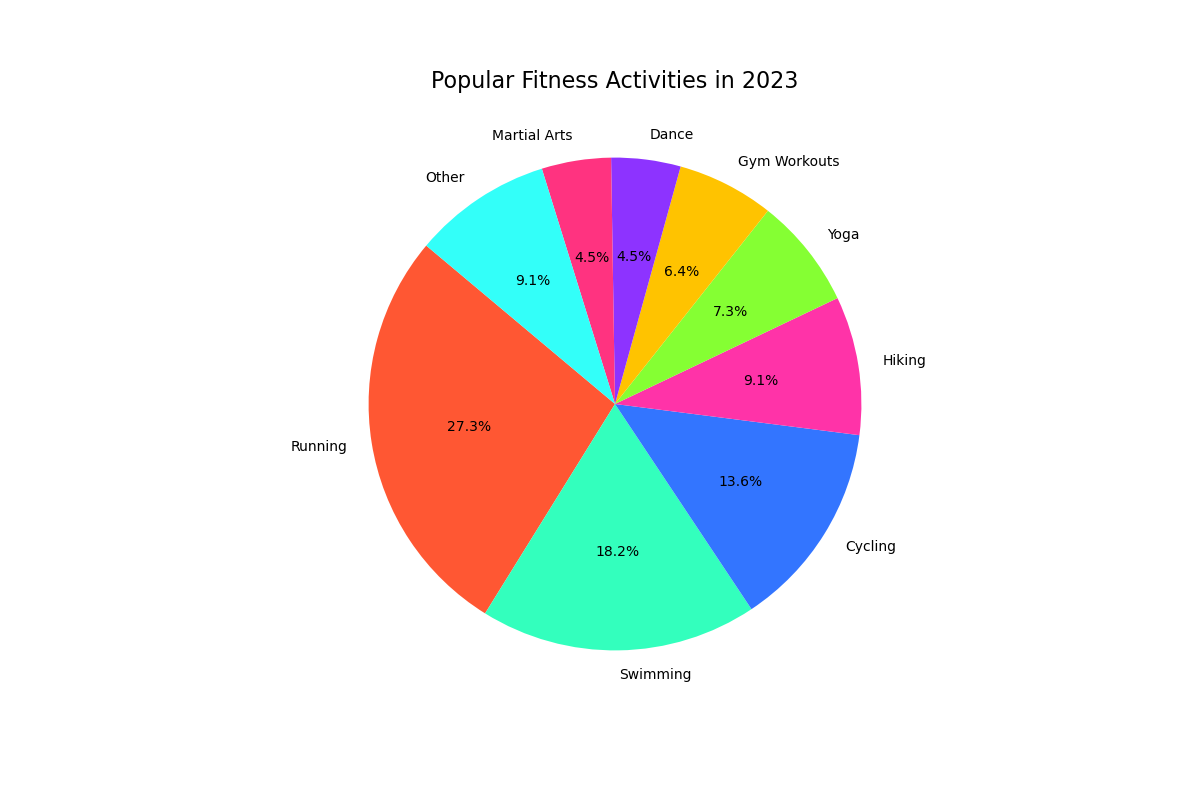

This chart was generated by the following Python code:

import matplotlib.pyplot as plt

# Data
categories = ['Running', 'Swimming', 'Cycling', 'Hiking', 'Yoga', 'Gym Workouts', 'Dance', 'Martial Arts', 'Other']
percentages = [30.00, 20.00, 15.00, 10.00, 8.00, 7.00, 5.00, 5.00, 10.00]
colors = ['#FF5733', '#33FFBD', '#3375FF', '#FF33A8', '#85FF33', '#FFC300', '#8D33FF', '#FF3380', '#33FFF9']

# Create a pie chart
plt.figure(figsize=(12, 8))
plt.pie(percentages, labels=categories, autopct='%1.1f%%', startangle=140, colors=colors)

# Title
plt.title('Popular Fitness Activities in 2023', fontsize=16)

# Display the chart
plt.show()
